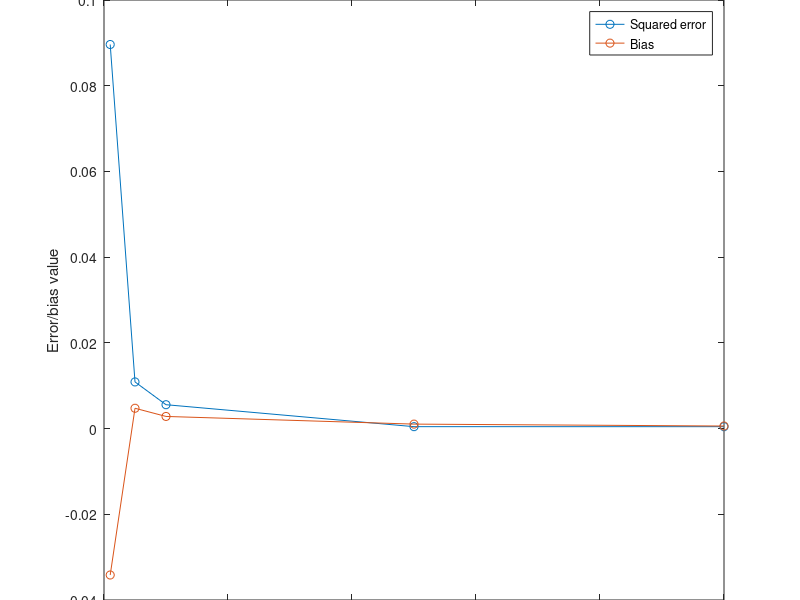
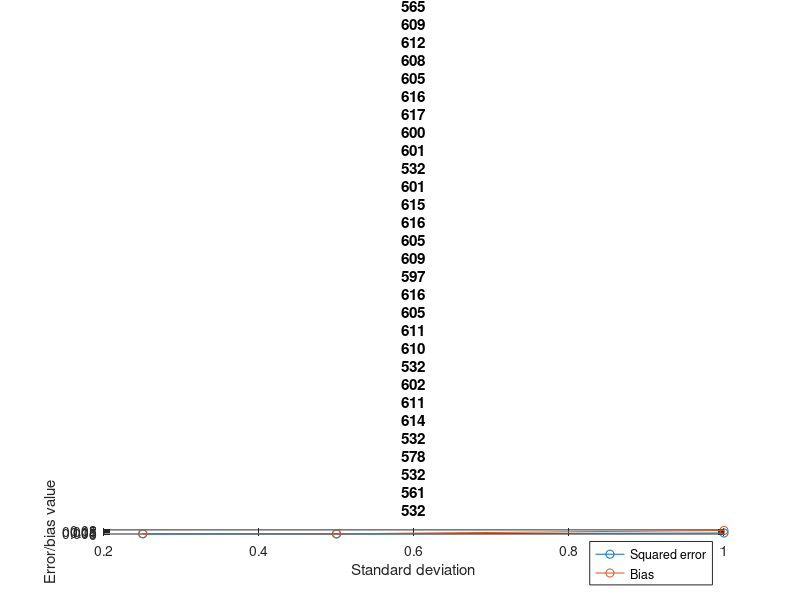
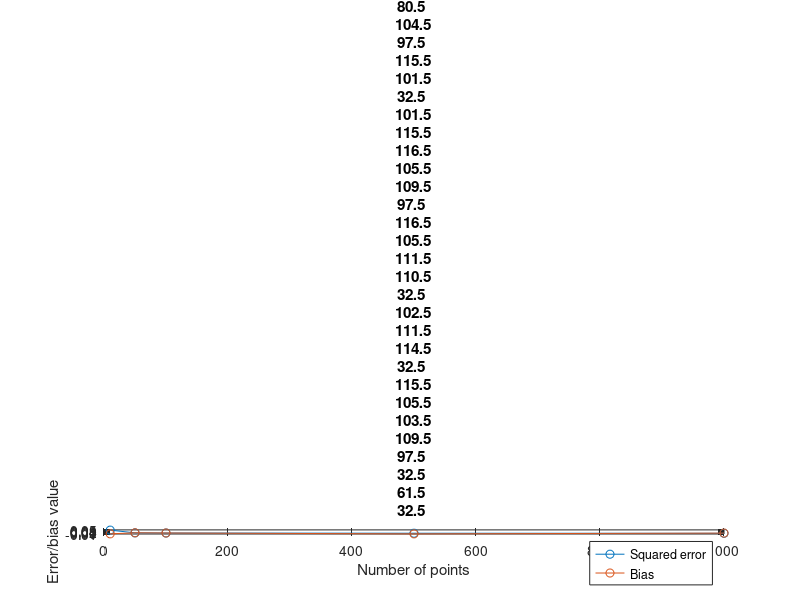
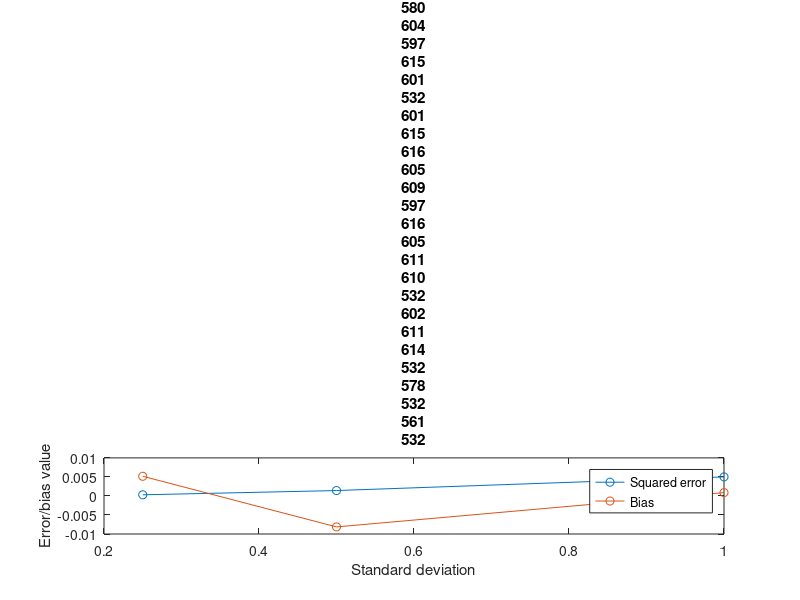

Reproduce these figures in MATLAB, in order.
% Detection and Estimation - Simulations corresponding to exercises 6 to 8
% Master SISEA
% By Kevin Michalewicz
clear all
close all
clc 

N_vec = [10 50 100 500 1000];
A = 1;
sigma_vec = [0.25 0.5 1];
freq0 = 0.2; % between 0 and 0.5
phi = 1;
K = 20; % how many estimators for each (sigma, N)
phi_ML = zeros(1,K);
A_ML = zeros(size(phi_ML));
A_squared_error = zeros(length(sigma_vec),length(N_vec));
phi_squared_error = zeros(size(A_squared_error));
A_bias = zeros(length(sigma_vec),length(N_vec));
phi_bias = zeros(size(A_bias));

N_idx = 4;
sigma_idx = 2;
A_fisher = reshape((1./(2*sigma_vec.^2))'*N_vec, [], 1);
[~,fisher_order] = sort(A_fisher); % getting sortIdx (increasing order)
phi_fisher = A_fisher*A^2;

for i=1:length(sigma_vec)
    sigma = sigma_vec(i);
    for j=1:length(N_vec)
        for k=1:K
            N = N_vec(j);
            n = 1:N;
            S_N = sin(2*pi*freq0*n);
            C_N = cos(2*pi*freq0*n);
            X_N = A*cos(2*pi*freq0*n+phi) + randn(1,N)*sigma;
            phi_ML(1,k) = atan(-X_N*S_N'/(X_N*C_N'));
            A_ML(1,k) = 2*mean(X_N.*cos(2*pi*freq0*n+phi_ML(1,k)));
        end
        A_squared_error(i,j) = mean((A - A_ML).^2); 
        A_bias(i,j) = A - mean(A_ML);
        phi_squared_error(i,j) = mean((phi - phi_ML).^2);
        phi_bias(i,j) = phi - mean(phi_ML);
    end
end

% Plotting part of exercise 7

figure(1)
plot(N_vec, A_squared_error(sigma_idx,:), '-o')
hold on
plot(N_vec, A_bias(sigma_idx,:), '-o')
legend('Squared error', 'Bias');
title("Amplitude estimation for \sigma = " + sigma_vec(sigma_idx));
xlabel("Number of points");
ylabel("Error/bias value");

figure(2)
plot(sigma_vec, A_squared_error(:,N_idx), '-o')
hold on
plot(sigma_vec, A_bias(:,N_idx), '-o')
legend('Squared error', 'Bias');
title("Amplitude estimation for N = " + N_vec(N_idx));
xlabel("Standard deviation");
ylabel("Error/bias value");

figure(3)
plot(N_vec, phi_squared_error(sigma_idx,:), '-o')
hold on
plot(N_vec, phi_bias(sigma_idx,:), '-o')
legend('Squared error', 'Bias');
title("Phase estimation for \sigma = " + sigma_vec(sigma_idx));
xlabel("Number of points");
ylabel("Error/bias value");

figure(4)
plot(sigma_vec, phi_squared_error(:,N_idx), '-o')
hold on
plot(sigma_vec, phi_bias(:,N_idx), '-o')
legend('Squared error', 'Bias');
title("Phase estimation for N = " + N_vec(N_idx));
xlabel("Standard deviation");
ylabel("Error/bias value");

% Exercise 8

% Flattening the quadratic errors and bias
A_squared_error = reshape(A_squared_error,[],1);
A_bias = reshape(A_bias,[],1);
phi_squared_error = reshape(phi_squared_error,[],1);
phi_bias = reshape(phi_bias,[],1);

figure(5)
plot(A_fisher(fisher_order), A_squared_error(fisher_order), '-o')
hold on
plot(A_fisher(fisher_order), A_bias(fisher_order), '-o')
legend('Squared error', 'Bias');
title("Amplitude estimation");
xlabel("Fisher information");
ylabel("Error/bias value");

figure(6)
plot(phi_fisher(fisher_order), phi_squared_error(fisher_order), '-o')
hold on
plot(phi_fisher(fisher_order), phi_bias(fisher_order), '-o')
legend('Squared error', 'Bias');
title("Phase estimation");
xlabel("Fisher information");
ylabel("Error/bias value");
